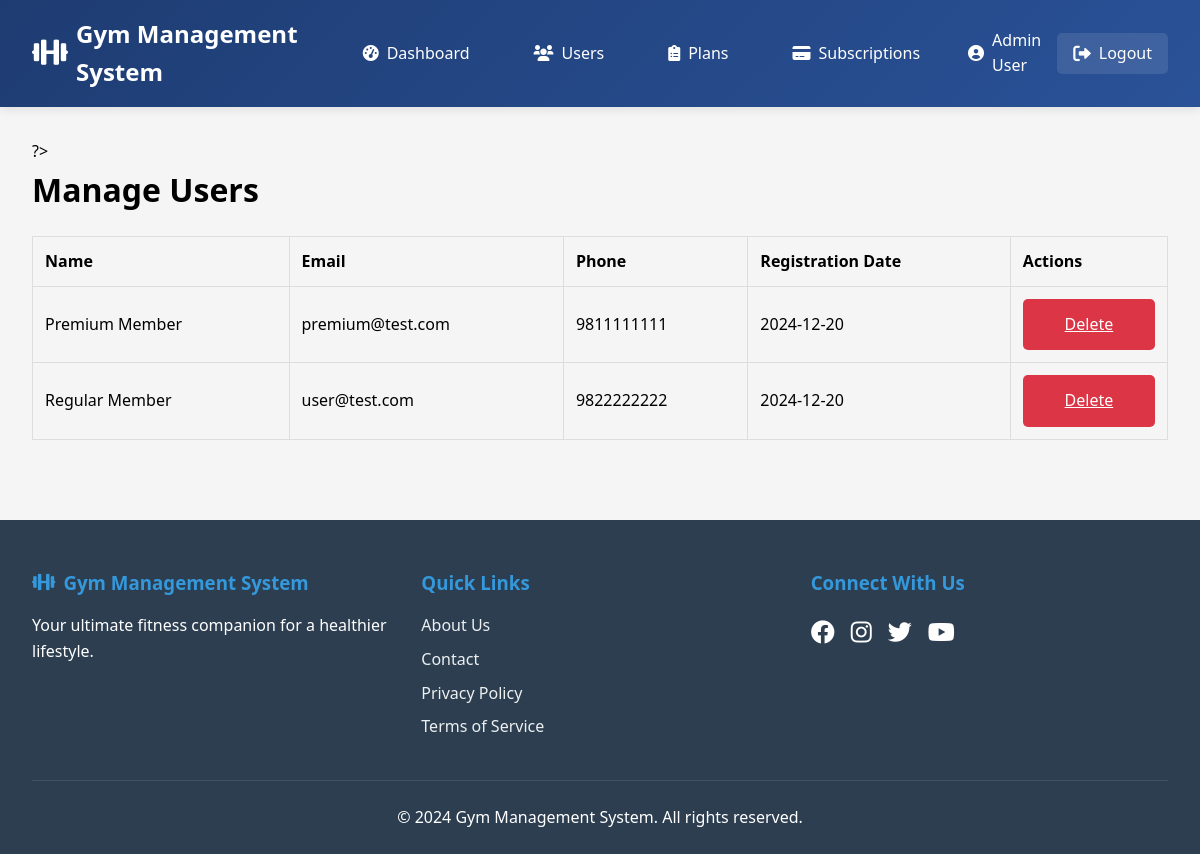
/admin/manage_users.php (signed in), run on the app's committed database.
### tables this page shows
CREATE TABLE users (
    user_id INT AUTO_INCREMENT PRIMARY KEY,
    full_name VARCHAR(100) NOT NULL,
    email VARCHAR(100) UNIQUE NOT NULL,
    password VARCHAR(255) NOT NULL,
    phone_number VARCHAR(15),
    registration_date TIMESTAMP DEFAULT CURRENT_TIMESTAMP,
    role ENUM('admin', 'user') DEFAULT 'user'
);

### admin/manage_users.php (the view, shortened to what this page needs)
<?php
require_once '../includes/header.php';
$users_sql = "SELECT * FROM users WHERE role = 'user'";
$users_result = mysqli_query($con, $users_sql);
?>
<div class="container">
    <h1>Manage Users</h1>
    <table class="table">
        <thead>
            <tr>
                <th>Name</th>
                <th>Email</th>
                <th>Phone</th>
                <th>Registration Date</th>
                <th>Actions</th>
            </tr>
        </thead>
        <tbody>
            <?php while ($user = mysqli_fetch_assoc($users_result)): ?>
            <tr>
                <td><?php echo htmlspecialchars($user['full_name']); ?></td>
                <td><?php echo htmlspecialchars($user['email']); ?></td>
                <td><?php echo htmlspecialchars($user['phone_number']); ?></td>
                <td><?php echo date('Y-m-d', strtotime($user['registration_date'])); ?></td>
                <td>
                    <a href="?delete_id=<?php echo $user['user_id']; ?>"
                       class="btn btn-danger"
                       onclick="return confirm('Are you sure?')">Delete</a>
                </td>
            </tr>
            <?php endwhile; ?>
        </tbody>
    </table>
</div>
<?php require_once '../includes/footer.php'; ?>

### assets/css/style.css (style rules this page uses)
* { margin: 0; padding: 0; box-sizing: border-box; }
body { font-family: 'Segoe UI', Tahoma, Geneva, Verdana, sans-serif; line-height: 1.6; background-color: #f5f5f5; min-height: 100vh; display: flex; flex-direction: column; }
.btn { display: inline-block; padding: 8px 16px; border: none; border-radius: 4px; cursor: pointer; }
.btn-danger { background-color: #dc3545; color: white; }
.table { width: 100%; border-collapse: collapse; margin-top: 20px; }
.table th, .table td { padding: 12px; border: 1px solid #ddd; text-align: left; }

### assets/css/auth.css (style rules this page uses)
.btn { width: 100%; padding: 0.8rem; border: none; border-radius: 5px; font-size: 1rem; font-weight: 500; cursor: pointer; display: flex; align-items: center; justify-content: center; gap: 0.5rem; transition: all 0.3s ease; }

### data on the page
users: full_name "Premium Member", email "premium@test.com", phone_number "9811111111", registration_date "2024-12-20"
users: full_name "Regular Member", email "user@test.com", phone_number "9822222222", registration_date "2024-12-20"

### other printed values
SITE_NAME "Gym Management System"
$_SESSION['full_name'] "Admin User"
